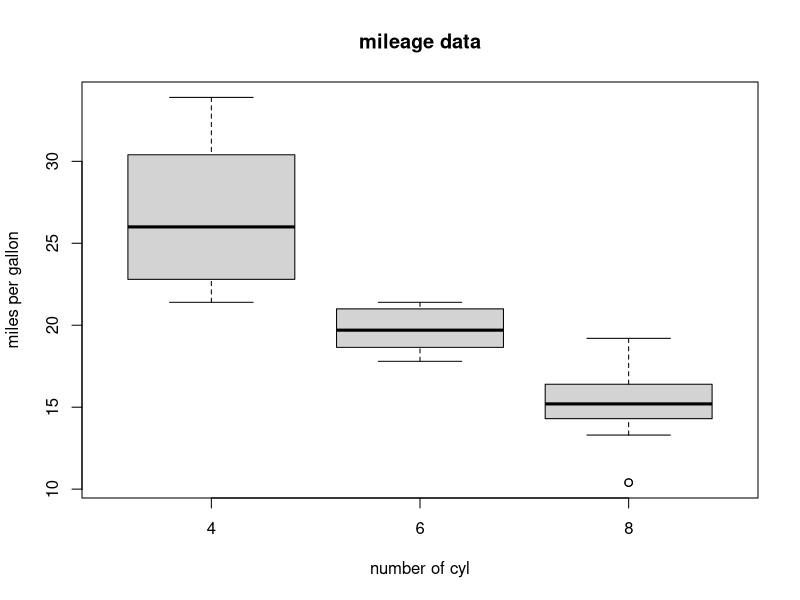
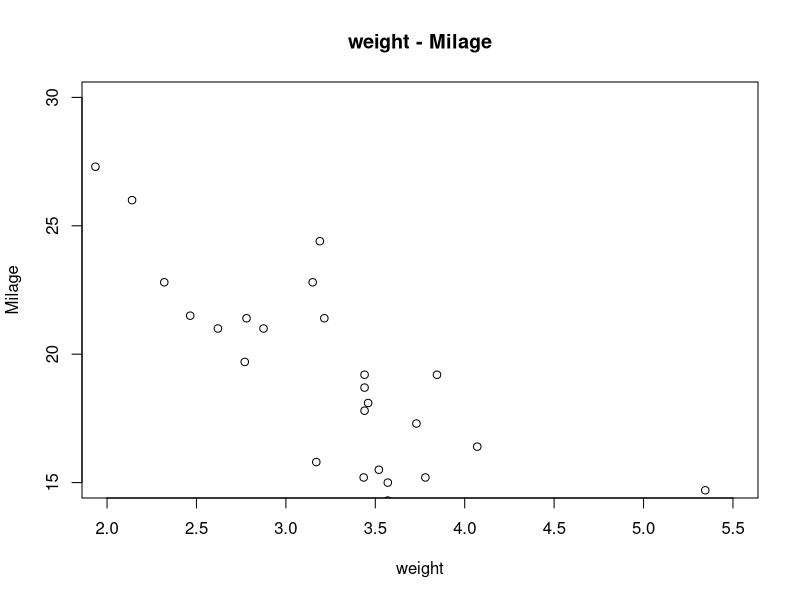
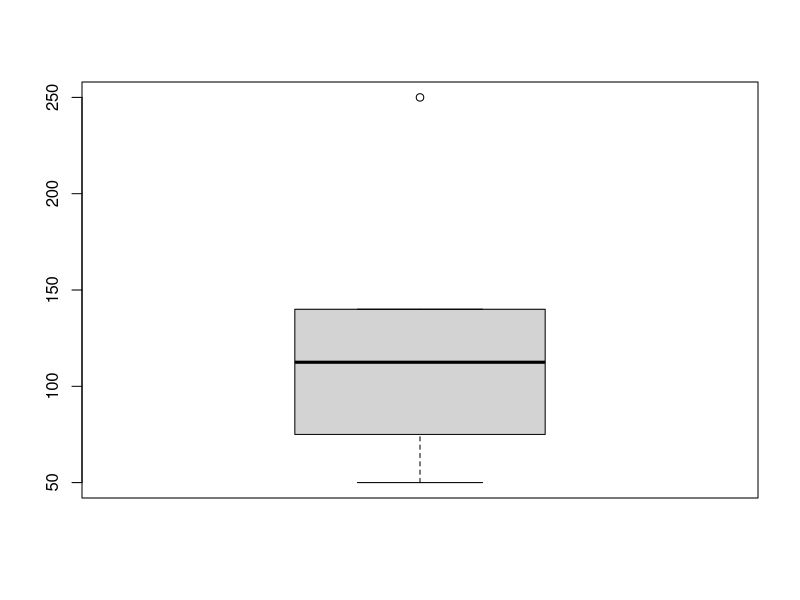
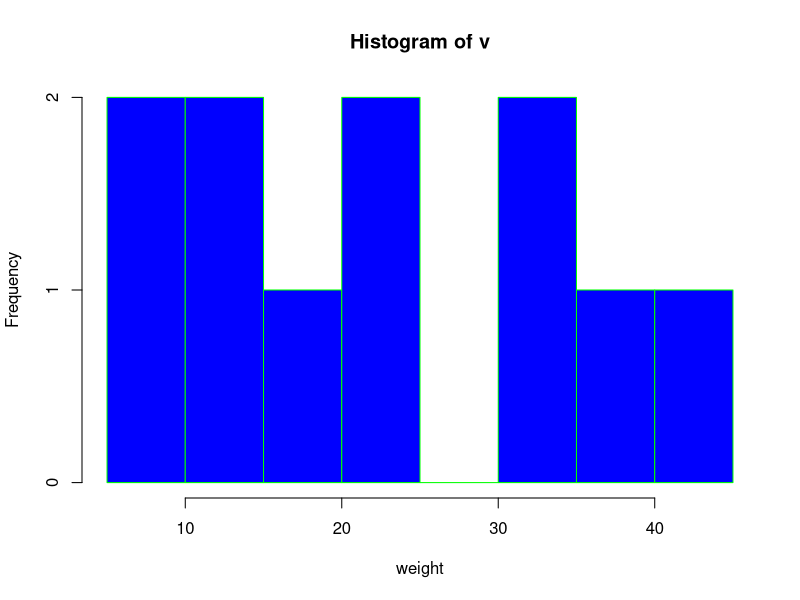
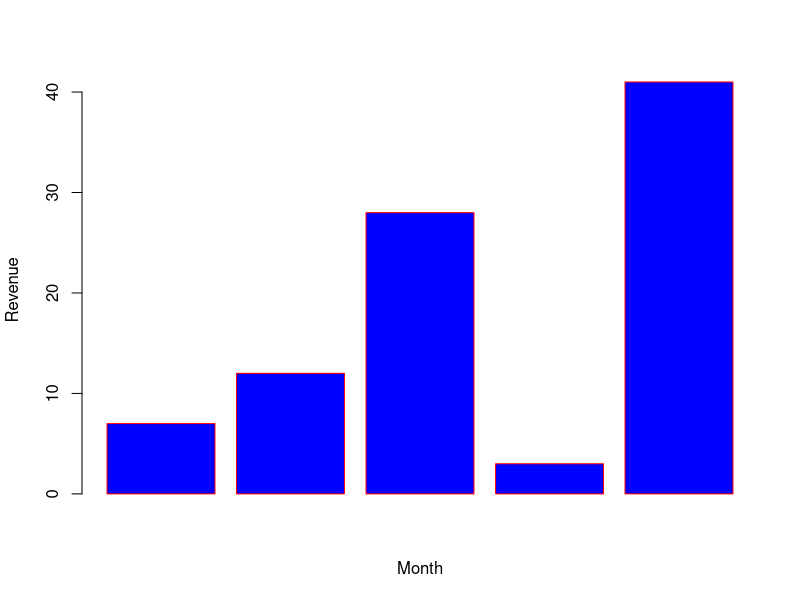
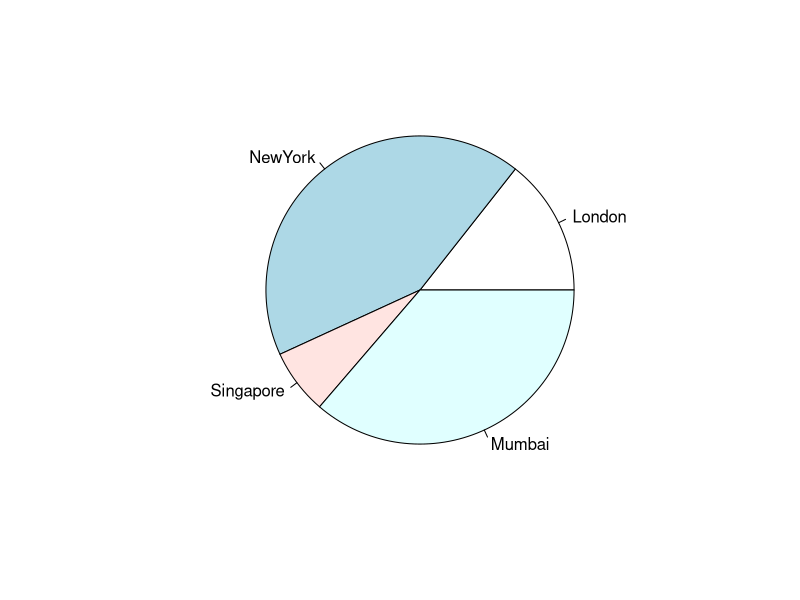

Here is the R script that generated these plots, in order:
#visualization

#Boxplot

input <- mtcars[,c('mpg','cyl')]
input
boxplot(mpg~cyl,data=mtcars,xlab="number of cyl",ylab = "miles per gallon",main = "mileage data")


#Scatterplot

ip1 <- mtcars[,c('wt','mpg')]
ip1

plot( x = ip1$wt, y = ip1$mpg,
      xlab = "weight",
      ylab = "Milage",
      xlim = c(2,5.5),
      ylim = c(15,30),
      main = "weight - Milage"
)


#ouliers using boxplot

v = c(50,75,100,125,140,250)
boxplot(v)

#Histogram

library(graphics)
v <- c(9,13,21,8,36,22,12,41,31,33,19)
hist(v,xlab="weight",col="blue",border="green")

#Barplot

library(graphics)
H <- c(7,12,28,3,41)
M <- c("Jan","Feb","Mar","Apr","May")

barplot(H,name.arg=M,xlab="Month",ylab = "Revenue", col="blue", border = "red")

#piechart

library(graphics)
x <- c(21,62,10,53)
lab <- c("London","NewYork","Singapore","Mumbai")
pie(x,lab)
